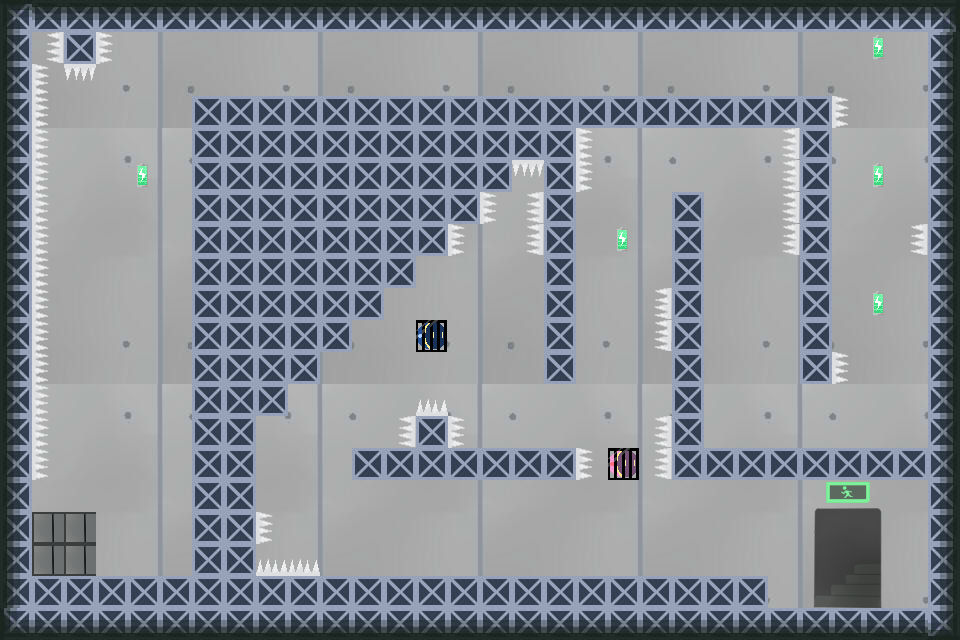

The image is a tile-based game level rendered from a .tmx file. Its description and source (layers, tilesets, objects; grid data summarised) follow:
An orthogonal 30x20 tile map with 32x32 px tiles, 5 tile layers (Background, Platform, Snare, Cage, ...).

<map version="1.0" tiledversion="1.1.4" orientation="orthogonal" renderorder="right-down" width="30" height="20" tilewidth="32" tileheight="32" infinite="0" nextobjectid="1">
 <tileset firstgid="1" source="地图素材.tsx" />
 <layer name="Background" width="30" height="20">
  <data>[600 cells, 600 non-empty, 40 distinct tile ids]</data>
 </layer>
 <layer name="Platform" width="30" height="20">
  <data>[600 cells, 253 non-empty, 3 distinct tile ids]</data>
 </layer>
 <layer name="Snare" width="30" height="20">
  <data>[600 cells, 60 non-empty, 19 distinct tile ids]</data>
 </layer>
 <layer name="Cage" width="30" height="20">
  <data>[600 cells, 2 non-empty, 1 distinct tile ids]</data>
 </layer>
 <layer name="Target" width="30" height="20">
  <data>[600 cells, 4 non-empty, 1 distinct tile ids]</data>
 </layer>
</map>
